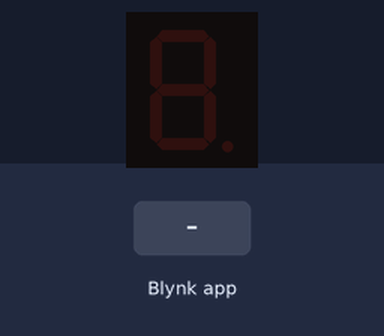
This sketch was run on a simulated ESP8266 (NodeMCU). Shown: 1-digit seven-segment display. Wiring (inferred from the names in the program): 1-digit 7-segment display, segments lit when HIGH: segments GPIO 12, GPIO 14, GPIO 2, GPIO 5, GPIO 4, GPIO 13, GPIO 15, GPIO 0. Inputs (shaded band) come from the test bench. WiFi joins after 1.5 s; servers stay silent unless stated; the segment pins are drawn as the display they are named for.

Above: at 3.0 s.
3.1 s: Blynk app writes 1 to V0
At 3.4 s:
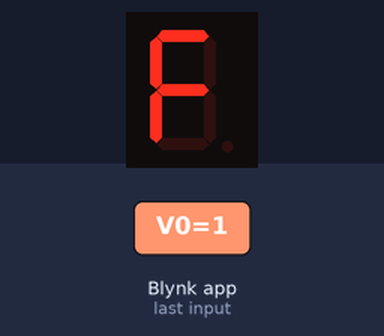
At 4.0 s:
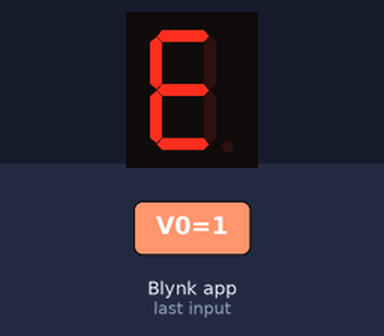
Timing chart, 0 to 6.1 s (numbered marks = the images above; inputs shaded):
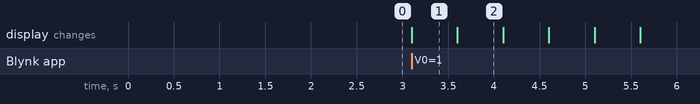

The sketch:

LAB2-2.ino
```cpp
#define BLYNK_PRINT Serial
#include <ESP8266WiFi.h>
#include <BlynkSimpleEsp8266.h>

#define BLYNK_AUTH_TOKEN "NkjVq23XELM5oV3sSJhPZ2XzgFWzuLE8"

char auth[] = BLYNK_AUTH_TOKEN;
char ssid[] = "adamseif";//wifi name
char pass[] = "franasen23";//wifi password

const int A = 12;
const int B = 14;
const int C = 2;
const int D = 5;
const int E = 4;
const int F = 13;
const int G = 15;
const int DP = 0;
int del = 500;

void zero(){

  digitalWrite(A, HIGH);
  digitalWrite(B, HIGH);
  digitalWrite(C, HIGH);
  digitalWrite(D, HIGH);
  digitalWrite(E, HIGH);
  digitalWrite(F, HIGH);
  digitalWrite(G, LOW);
  digitalWrite(DP, LOW);

}

void one(){

  digitalWrite(A, LOW);
  digitalWrite(B, HIGH);
  digitalWrite(C, HIGH);
  digitalWrite(D, LOW);
  digitalWrite(E, LOW);
  digitalWrite(F, LOW);
  digitalWrite(G, LOW);
  digitalWrite(DP, LOW);

}

void two(){

  digitalWrite(A, HIGH);
  digitalWrite(B, HIGH);
  digitalWrite(C, LOW);
  digitalWrite(D, HIGH);
  digitalWrite(E, HIGH);
  digitalWrite(F, LOW);
  digitalWrite(G, HIGH);
  digitalWrite(DP, LOW);

}

void three(){

  digitalWrite(A, HIGH);
  digitalWrite(B, HIGH);
  digitalWrite(C, HIGH);
  digitalWrite(D, HIGH);
  digitalWrite(E, LOW);
  digitalWrite(F, LOW);
  digitalWrite(G, HIGH);
  digitalWrite(DP, LOW);

}

void four(){

  digitalWrite(A, LOW);
  digitalWrite(B, HIGH);
  digitalWrite(C, HIGH);
  digitalWrite(D, LOW);
  digitalWrite(E, LOW);
  digitalWrite(F, HIGH);
  digitalWrite(G, HIGH);
  digitalWrite(DP, LOW);

}

void five(){

  digitalWrite(A, HIGH);
  digitalWrite(B, LOW);
  digitalWrite(C, HIGH);
  digitalWrite(D, HIGH);
  digitalWrite(E, LOW);
  digitalWrite(F, HIGH);
  digitalWrite(G, HIGH);
  digitalWrite(DP, LOW);

}

void six(){

  digitalWrite(A, HIGH);
  digitalWrite(B, LOW);
  digitalWrite(C, HIGH);
  digitalWrite(D, HIGH);
  digitalWrite(E, HIGH);
  digitalWrite(F, HIGH);
  digitalWrite(G, HIGH);
  digitalWrite(DP, LOW);

}

void seven(){

  digitalWrite(A, HIGH);
  digitalWrite(B, HIGH);
  digitalWrite(C, HIGH);
  digitalWrite(D, LOW);
  digitalWrite(E, LOW);
  digitalWrite(F, LOW);
  digitalWrite(G, LOW);
  digitalWrite(DP, LOW);

}

void eight(){

  digitalWrite(A, HIGH);
  digitalWrite(B, HIGH);
  digitalWrite(C, HIGH);
  digitalWrite(D, HIGH);
  digitalWrite(E, HIGH);
  digitalWrite(F, HIGH);
  digitalWrite(G, HIGH);
  digitalWrite(DP, LOW);

}

void nine(){

  digitalWrite(A, HIGH);
  digitalWrite(B, HIGH);
  digitalWrite(C, HIGH);
  digitalWrite(D, HIGH);
  digitalWrite(E, LOW);
  digitalWrite(F, HIGH);
  digitalWrite(G, HIGH);
  digitalWrite(DP, LOW);

}

void a(){

  digitalWrite(A, HIGH);
  digitalWrite(B, HIGH);
  digitalWrite(C, HIGH);
  digitalWrite(D, LOW);
  digitalWrite(E, HIGH);
  digitalWrite(F, HIGH);
  digitalWrite(G, HIGH);
  digitalWrite(DP, LOW);

}

void b(){

  digitalWrite(A, LOW);
  digitalWrite(B, LOW);
  digitalWrite(C, HIGH);
  digitalWrite(D, HIGH);
  digitalWrite(E, HIGH);
  digitalWrite(F, HIGH);
  digitalWrite(G, HIGH);
  digitalWrite(DP, LOW);

}

void c(){

  digitalWrite(A, HIGH);
  digitalWrite(B, LOW);
  digitalWrite(C, LOW);
  digitalWrite(D, HIGH);
  digitalWrite(E, HIGH);
  digitalWrite(F, HIGH);
  digitalWrite(G, LOW);
  digitalWrite(DP, LOW);

}

void d(){

  digitalWrite(A, LOW);
  digitalWrite(B, HIGH);
  digitalWrite(C, HIGH);
  digitalWrite(D, HIGH);
  digitalWrite(E, HIGH);
  digitalWrite(F, LOW);
  digitalWrite(G, HIGH);
  digitalWrite(DP, LOW);

}

void e(){

  digitalWrite(A, HIGH);
  digitalWrite(B, LOW);
  digitalWrite(C, LOW);
  digitalWrite(D, HIGH);
  digitalWrite(E, HIGH);
  digitalWrite(F, HIGH);
  digitalWrite(G, HIGH);
  digitalWrite(DP, LOW);

}

void f(){

  digitalWrite(A, HIGH);
  digitalWrite(B, LOW);
  digitalWrite(C, LOW);
  digitalWrite(D, LOW);
  digitalWrite(E, HIGH);
  digitalWrite(F, HIGH);
  digitalWrite(G, HIGH);
  digitalWrite(DP, LOW);

}


BLYNK_WRITE(V0) {

  if(param.asInt() == 1){
      f();
      delay(del);
      e();
      delay(del);
      d();
      delay(del);
      c();
      delay(del);
      b();
      delay(del);
      a();
      delay(del);
      nine();
      delay(del);
      eight();
      delay(del);
      seven();
      delay(del);
      six();
      delay(del);
      five();
      delay(del);
      four();
      delay(del);
      three();
      delay(del);
      two();
      delay(del);
      one();
      delay(del);
      zero();
      delay(del);
      Blynk.syncVirtual(V0);
      }
      else
      zero();

}

void setup() {

  pinMode(A, OUTPUT);
  pinMode(B, OUTPUT);
  pinMode(C, OUTPUT);
  pinMode(D, OUTPUT);
  pinMode(E, OUTPUT);
  pinMode(F, OUTPUT);
  pinMode(G, OUTPUT);
  pinMode(DP, OUTPUT);
  Blynk.begin(auth, ssid, pass, "blynk.cloud", 80);

}

void loop() {

  Blynk.run();

}
```

Measured:
- after the input at 3.1 s, the display: changes at once (image 1)
- what the display in image 1 shows lasts 0.5 s, from 3.1 s to 3.6 s
